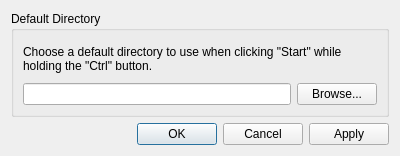
<?xml version="1.0" encoding="UTF-8"?>
<ui version="4.0">
 <class>PreferencesDialog</class>
 <widget class="QDialog" name="PreferencesDialog">
  <property name="geometry">
   <rect>
    <x>0</x>
    <y>0</y>
    <width>400</width>
    <height>156</height>
   </rect>
  </property>
  <property name="windowTitle">
   <string>Dialog</string>
  </property>
  <layout class="QVBoxLayout" name="verticalLayout">
   <item>
    <widget class="QGroupBox" name="groupBox">
     <property name="title">
      <string>Default Directory</string>
     </property>
     <layout class="QVBoxLayout" name="verticalLayout_2">
      <item>
       <widget class="QLabel" name="labelInfo">
        <property name="text">
         <string>Choose a default directory to use when clicking &quot;Start&quot; while holding the &quot;Ctrl&quot; button.</string>
        </property>
        <property name="wordWrap">
         <bool>true</bool>
        </property>
       </widget>
      </item>
      <item>
       <layout class="QHBoxLayout" name="horizontalLayout">
        <item>
         <widget class="QLineEdit" name="lineEditDirectory"/>
        </item>
        <item>
         <widget class="QPushButton" name="pushButtonBrowse">
          <property name="text">
           <string>Browse...</string>
          </property>
         </widget>
        </item>
       </layout>
      </item>
     </layout>
    </widget>
   </item>
   <item>
    <widget class="QDialogButtonBox" name="buttonBox">
     <property name="orientation">
      <enum>Qt::Horizontal</enum>
     </property>
     <property name="standardButtons">
      <set>QDialogButtonBox::Apply|QDialogButtonBox::Cancel|QDialogButtonBox::Ok</set>
     </property>
    </widget>
   </item>
  </layout>
 </widget>
 <resources/>
 <connections>
  <connection>
   <sender>buttonBox</sender>
   <signal>accepted()</signal>
   <receiver>PreferencesDialog</receiver>
   <slot>accept()</slot>
   <hints>
    <hint type="sourcelabel">
     <x>248</x>
     <y>254</y>
    </hint>
    <hint type="destinationlabel">
     <x>157</x>
     <y>274</y>
    </hint>
   </hints>
  </connection>
  <connection>
   <sender>buttonBox</sender>
   <signal>rejected()</signal>
   <receiver>PreferencesDialog</receiver>
   <slot>reject()</slot>
   <hints>
    <hint type="sourcelabel">
     <x>316</x>
     <y>260</y>
    </hint>
    <hint type="destinationlabel">
     <x>286</x>
     <y>274</y>
    </hint>
   </hints>
  </connection>
 </connections>
</ui>
